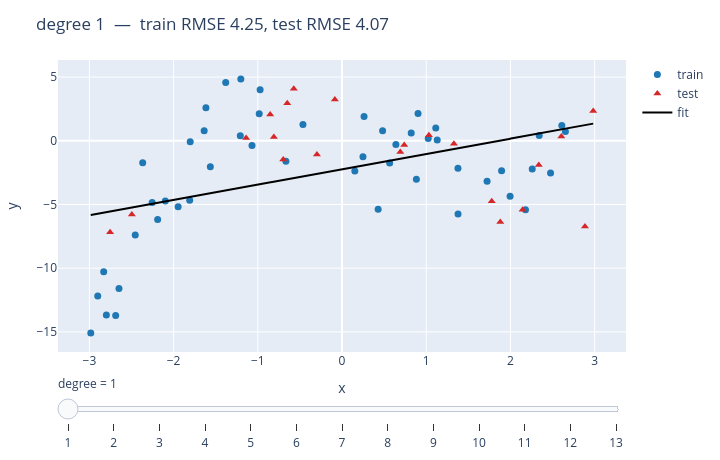

Here is the notebook cell this chart was saved with:
### Markdown cell above
## 2. 多項式回帰と過学習

特徴を多項式に拡張すると曲線も引けますが、次数を上げすぎるとノイズに食いつきます(過学習)。
下の Plotly スライダー(静的 HTML でも動く)で、次数を上げると **訓練 RMSE は下がるのにテスト RMSE が上がる** 様子を見てください。

### Code cell
x_poly, y_poly = datasets.make_polynomial_dataset(n=70, degree=3, noise=0.6, seed=0)
plotting.plotly_model_complexity(x_poly, y_poly, degrees=range(1, 14)).show()

### Figure 1 — Plotly figure (JSON) as saved in the notebook; plotly's stock layout.template omitted (floating-point values rounded to 4 significant figures; data arrays with more than 128 entries replaced by an {"elided": "..."} marker saying what was removed)
{"data": [{"marker": {"color": "#1f77b4", "size": 7}, "mode": "markers", "name": "train", "type": "scatter", "x": [1.131, -2.83, 0.5658, -2.189, -2.798, 1.723, 0.8831, -2.254, 0.6398, 1.113, 1.378, 1.895, -0.4639, -1.809, 2.653, -1.381, -0.6665, 1.377, 0.1521, -1.564, -2.984, -1.803, -2.688, -1.637, -1.208, 2.61, -2.455, -1.946, -0.9725, 0.2617, -1.616, 2.179, 0.9028, 2.342, 0.482, 0.4292, -2.901, 1.996, -2.098, 2.259, -0.9833, -2.649, -1.069, 0.2488, -1.202, -2.367, 2.477, 1.024, 0.8218], "y": [0.063, -10.29, -1.75, -6.174, -13.67, -3.179, -3.012, -4.851, -0.2972, 1.005, -5.752, -2.362, 1.27, -4.664, 0.7365, 4.569, -1.605, -2.164, -2.382, -2.031, -15.09, -0.06996, -13.71, 0.7878, 0.3898, 1.206, -7.404, -5.185, 4.001, 1.899, 2.6, -5.423, 2.139, 0.4102, 0.782, -5.374, -12.19, -4.357, -4.727, -2.217, 2.121, -11.59, -0.3708, -1.254, 4.85, -1.72, -2.525, 0.1742, 0.6157]}, {"marker": {"color": "#d62728", "size": 7, "symbol": "triangle-up"}, "mode": "markers", "name": "test", "type": "scatter", "x": [-0.8532, -0.8093, 1.032, -1.139, -0.6503, 1.329, -2.496, 2.144, -0.08499, 2.983, 1.88, -0.6979, -0.5727, 0.6923, -0.298, 1.778, 2.885, 2.337, 0.7391, -2.754, 2.604], "y": [2.052, 0.3009, 0.4347, 0.2098, 2.94, -0.2355, -5.78, -5.415, 3.246, 2.342, -6.368, -1.463, 4.086, -0.8787, -1.071, -4.744, -6.733, -1.898, -0.3402, -7.173, 0.3275]}, {"line": {"color": "black"}, "mode": "lines", "name": "fit", "type": "scatter", "x": {"elided": "300 float values"}, "y": {"elided": "300 float values"}}], "layout": {"height": 460, "margin": {"b": 40, "l": 50, "r": 20, "t": 60}, "sliders": [{"currentvalue": {"prefix": "degree = "}, "steps": [{"args": [["1"], {"frame": {"duration": 0, "redraw": true}, "mode": "immediate"}], "label": "1", "method": "animate"}, {"args": [["2"], {"frame": {"duration": 0, "redraw": true}, "mode": "immediate"}], "label": "2", "method": "animate"}, {"args": [["3"], {"frame": {"duration": 0, "redraw": true}, "mode": "immediate"}], "label": "3", "method": "animate"}, {"args": [["4"], {"frame": {"duration": 0, "redraw": true}, "mode": "immediate"}], "label": "4", "method": "animate"}, {"args": [["5"], {"frame": {"duration": 0, "redraw": true}, "mode": "immediate"}], "label": "5", "method": "animate"}, {"args": [["6"], {"frame": {"duration": 0, "redraw": true}, "mode": "immediate"}], "label": "6", "method": "animate"}, {"args": [["7"], {"frame": {"duration": 0, "redraw": true}, "mode": "immediate"}], "label": "7", "method": "animate"}, {"args": [["8"], {"frame": {"duration": 0, "redraw": true}, "mode": "immediate"}], "label": "8", "method": "animate"}, {"args": [["9"], {"frame": {"duration": 0, "redraw": true}, "mode": "immediate"}], "label": "9", "method": "animate"}, {"args": [["10"], {"frame": {"duration": 0, "redraw": true}, "mode": "immediate"}], "label": "10", "method": "animate"}, {"args": [["11"], {"frame": {"duration": 0, "redraw": true}, "mode": "immediate"}], "label": "11", "method": "animate"}, {"args": [["12"], {"frame": {"duration": 0, "redraw": true}, "mode": "immediate"}], "label": "12", "method": "animate"}, {"args": [["13"], {"frame": {"duration": 0, "redraw": true}, "mode": "immediate"}], "label": "13", "method": "animate"}]}], "title": {"text": "degree 1  —  train RMSE 4.25, test RMSE 4.07"}, "width": 720, "xaxis": {"title": {"text": "x"}}, "yaxis": {"title": {"text": "y"}}}}
